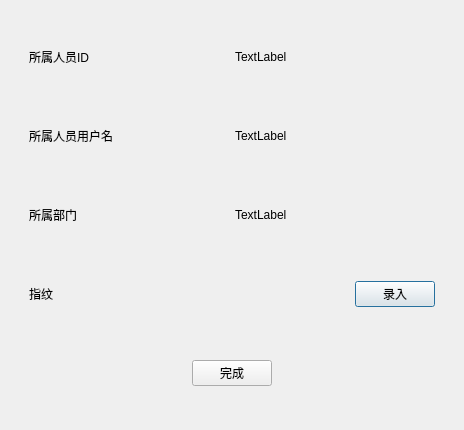
<?xml version="1.0" encoding="UTF-8"?>
<ui version="4.0">
 <class>AddLock</class>
 <widget class="QDialog" name="AddLock">
  <property name="geometry">
   <rect>
    <x>0</x>
    <y>0</y>
    <width>464</width>
    <height>430</height>
   </rect>
  </property>
  <property name="windowTitle">
   <string>Dialog</string>
  </property>
  <layout class="QGridLayout" name="gridLayout">
   <item row="0" column="0">
    <widget class="QWidget" name="widget" native="true">
     <layout class="QGridLayout" name="gridLayout_7">
      <item row="0" column="0">
       <widget class="QWidget" name="widget_2" native="true">
        <layout class="QGridLayout" name="gridLayout_2">
         <item row="0" column="0">
          <widget class="QLabel" name="label">
           <property name="text">
            <string>所属人员ID</string>
           </property>
          </widget>
         </item>
         <item row="0" column="1">
          <widget class="QLabel" name="label_2">
           <property name="text">
            <string>TextLabel</string>
           </property>
          </widget>
         </item>
        </layout>
       </widget>
      </item>
      <item row="1" column="0">
       <widget class="QWidget" name="widget_3" native="true">
        <layout class="QGridLayout" name="gridLayout_3">
         <item row="0" column="0">
          <widget class="QLabel" name="label_3">
           <property name="text">
            <string>所属人员用户名</string>
           </property>
          </widget>
         </item>
         <item row="0" column="1">
          <widget class="QLabel" name="label_4">
           <property name="text">
            <string>TextLabel</string>
           </property>
          </widget>
         </item>
        </layout>
       </widget>
      </item>
      <item row="2" column="0">
       <widget class="QWidget" name="widget_4" native="true">
        <layout class="QGridLayout" name="gridLayout_4">
         <item row="0" column="0">
          <widget class="QLabel" name="label_5">
           <property name="text">
            <string>所属部门</string>
           </property>
          </widget>
         </item>
         <item row="0" column="1">
          <widget class="QLabel" name="label_6">
           <property name="text">
            <string>TextLabel</string>
           </property>
          </widget>
         </item>
        </layout>
       </widget>
      </item>
      <item row="3" column="0">
       <widget class="QWidget" name="widget_5" native="true">
        <layout class="QGridLayout" name="gridLayout_5">
         <item row="0" column="0">
          <widget class="QLabel" name="label_7">
           <property name="text">
            <string>指纹</string>
           </property>
          </widget>
         </item>
         <item row="0" column="1">
          <spacer name="horizontalSpacer">
           <property name="orientation">
            <enum>Qt::Horizontal</enum>
           </property>
           <property name="sizeHint" stdset="0">
            <size>
             <width>296</width>
             <height>20</height>
            </size>
           </property>
          </spacer>
         </item>
         <item row="0" column="2">
          <widget class="QPushButton" name="pushButton">
           <property name="text">
            <string>录入</string>
           </property>
          </widget>
         </item>
        </layout>
       </widget>
      </item>
      <item row="4" column="0">
       <widget class="QWidget" name="widget_6" native="true">
        <layout class="QGridLayout" name="gridLayout_6">
         <item row="0" column="0">
          <spacer name="horizontalSpacer_2">
           <property name="orientation">
            <enum>Qt::Horizontal</enum>
           </property>
           <property name="sizeHint" stdset="0">
            <size>
             <width>159</width>
             <height>20</height>
            </size>
           </property>
          </spacer>
         </item>
         <item row="0" column="1">
          <widget class="QPushButton" name="pushButton_2">
           <property name="text">
            <string>完成</string>
           </property>
          </widget>
         </item>
         <item row="0" column="2">
          <spacer name="horizontalSpacer_3">
           <property name="orientation">
            <enum>Qt::Horizontal</enum>
           </property>
           <property name="sizeHint" stdset="0">
            <size>
             <width>158</width>
             <height>20</height>
            </size>
           </property>
          </spacer>
         </item>
        </layout>
       </widget>
      </item>
     </layout>
    </widget>
   </item>
  </layout>
 </widget>
 <resources/>
 <connections/>
</ui>
